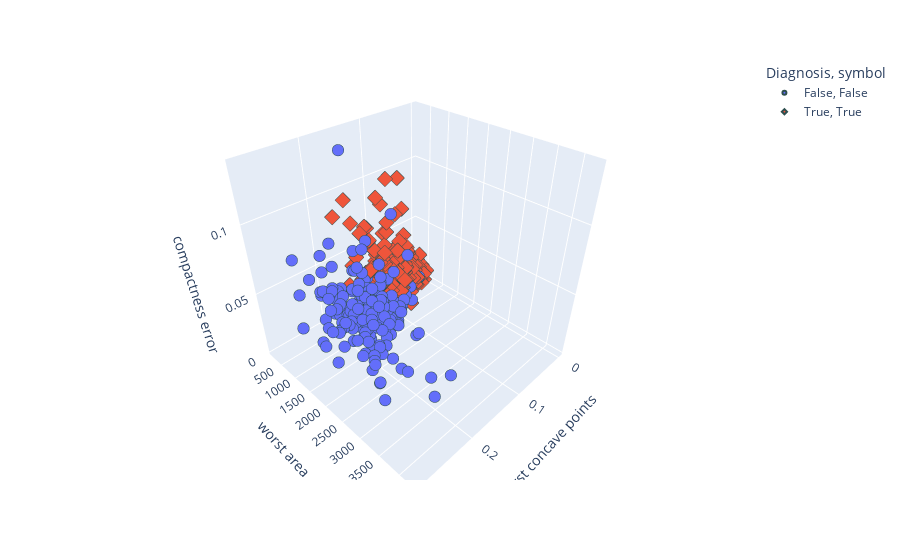

The code cell stored with this chart in its notebook:
### Code cell
produce_scatter_plot(breast_cancer_inputs,breast_cancer_outputs,['worst concave points', 'worst area', 'compactness error'])

### Figure 1 — Plotly figure (JSON) as saved in the notebook; plotly's stock layout.template omitted (floating-point values rounded to 4 significant figures; data arrays with more than 128 entries replaced by an {"elided": "..."} marker saying what was removed)
{"data": [{"hovertemplate": "Diagnosis=False<br>symbol=False<br>worst concave points=%{x}<br>worst area=%{y}<br>compactness error=%{z}<extra></extra>", "legendgroup": "False, False", "marker": {"color": "#636efa", "line": {"color": "DarkSlateGrey", "width": 2}, "size": 4, "symbol": "circle"}, "mode": "markers", "name": "False, False", "scene": "scene", "showlegend": true, "type": "scatter3d", "x": {"elided": "212 float values"}, "y": {"elided": "212 float values"}, "z": {"elided": "212 float values"}}, {"hovertemplate": "Diagnosis=True<br>symbol=True<br>worst concave points=%{x}<br>worst area=%{y}<br>compactness error=%{z}<extra></extra>", "legendgroup": "True, True", "marker": {"color": "#EF553B", "line": {"color": "DarkSlateGrey", "width": 2}, "size": 4, "symbol": "diamond"}, "mode": "markers", "name": "True, True", "scene": "scene", "showlegend": true, "type": "scatter3d", "x": {"elided": "357 float values"}, "y": {"elided": "357 float values"}, "z": {"elided": "357 float values"}}], "layout": {"legend": {"title": {"text": "Diagnosis, symbol"}, "tracegroupgap": 0}, "margin": {"t": 60}, "scene": {"domain": {"x": [0, 1], "y": [0, 1]}, "xaxis": {"title": {"text": "worst concave points"}}, "yaxis": {"title": {"text": "worst area"}}, "zaxis": {"title": {"text": "compactness error"}}}}}
